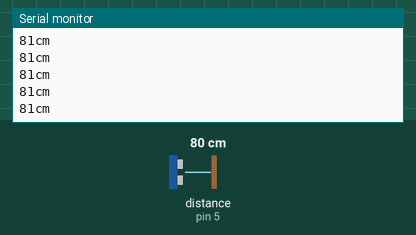
Recording of a sketch running on a simulated Arduino Uno, built with avr-gcc and run on an emulated ATmega328P. On the bench: the last lines printed to the serial monitor. The test bench sets the inputs (shaded band); at power-on: distance to the obstacle (sensor on pin 5) 80 cm.

Above: at 1.2 s.
1.3 s: distance to the obstacle (sensor on pin 5) set to 2 cm
At 1.34 s:
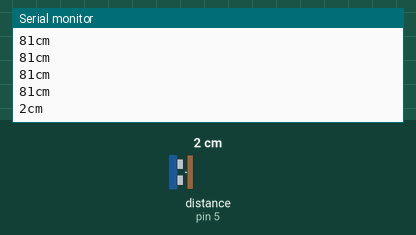
2.8 s: distance to the obstacle (sensor on pin 5) set to 4 cm
At 2.82 s:
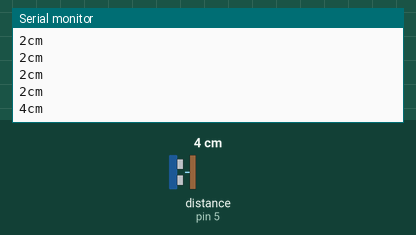
Timing chart, 0 to 5.8 s (numbered marks = the images above; inputs shaded):
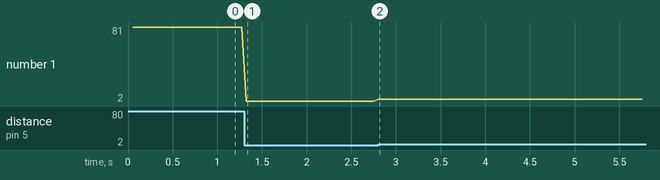

Measured:
- after the input at 1.3 s, the serial monitor: prints a new line at once (image 1)
- after the input at 2.8 s, the serial monitor: prints a new line at once (image 2)
- plotted number 1: 81 → 2 after the input at 1.3 s, 2 → 4 after the input at 2.8 s

The sketch:

Test_ultrasonic.ino
```cpp
#include <NewPing.h>

const int UltrasonicPin = 5;
const int MaxDistance = 200;

NewPing sonar(UltrasonicPin, UltrasonicPin, MaxDistance);

void setup() {
  Serial.begin(9600);
}

void loop() {
  delay(50);                      // esperar 50ms entre pings (29ms como minimo)
  Serial.print(sonar.ping_cm()); // obtener el valor en cm (0 = fuera de rango)
  Serial.println("cm");
}
```
